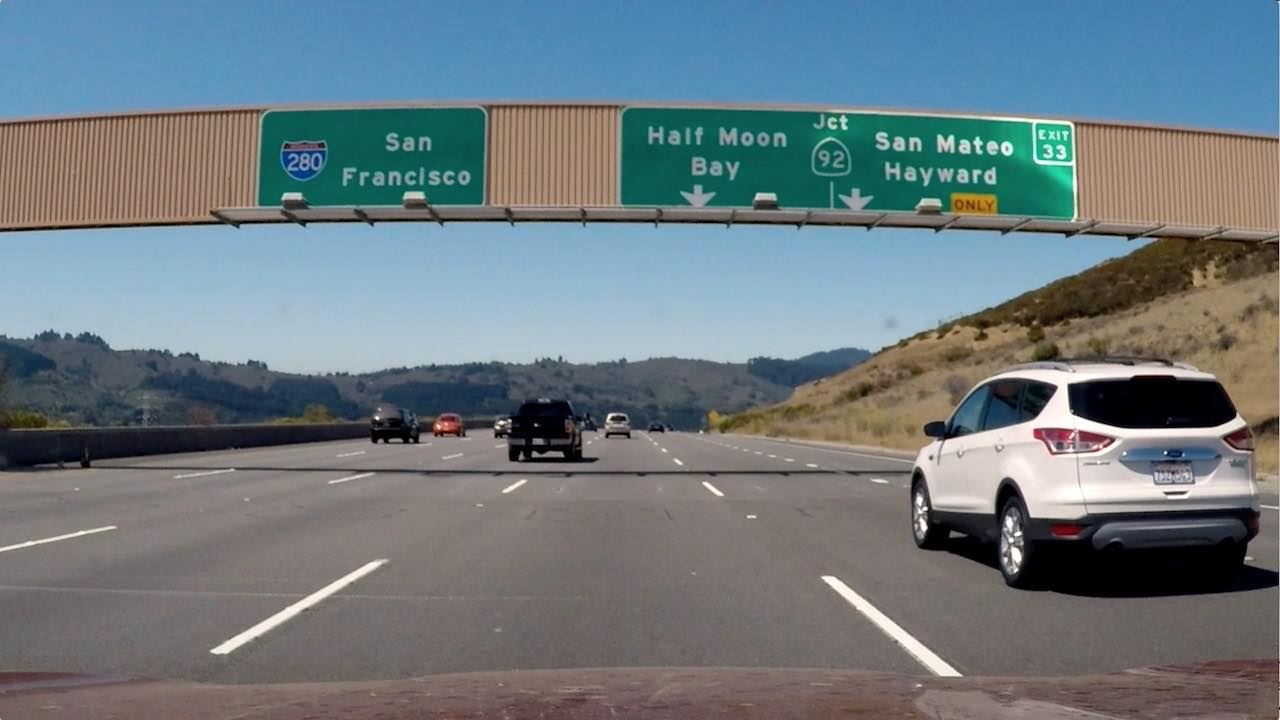
#> input picture signs_vehicles_xygrad.jpg, 1280 x 720 px
$ jupyter execute mynotebook.ipynb   (older library calls are emulated)
#> lines starting #> are read from the running program, lines starting #| are printed output that depends on the picture; after the words box and inside, x2 and y2 are one past the last pixel; in counts of white or black regions, pixels touching at a corner belong together
### My Notebook

[cell 1]
# imports
import numpy as np
import cv2
import matplotlib.pyplot as plt
import matplotlib.image as mpimg
import pickle

[cell 2]
def abs_sobel_thresh(img, orient='x', thresh_min=0, thresh_max=255):
    # Convert to grayscale
    gray = cv2.cvtColor(img, cv2.COLOR_RGB2GRAY)
    # Apply x or y gradient with the OpenCV Sobel() function
    # and take the absolute value
    if orient == 'x':
        abs_sobel = np.absolute(cv2.Sobel(gray, cv2.CV_64F, 1, 0))
    if orient == 'y':
        abs_sobel = np.absolute(cv2.Sobel(gray, cv2.CV_64F, 0, 1))
    # Rescale back to 8 bit integer
    scaled_sobel = np.uint8(255*abs_sobel/np.max(abs_sobel))
    # Create a copy and apply the threshold
    binary_output = np.zeros_like(scaled_sobel)
    # Here I'm using inclusive (>=, <=) thresholds, but exclusive is ok too
    binary_output[(scaled_sobel >= thresh_min) & (scaled_sobel <= thresh_max)] = 1

    # Return the result
    return binary_output

def mag_thresh(img, sobel_kernel=3, mag_thresh=(0, 255)):
    # Convert to grayscale
    gray = cv2.cvtColor(img, cv2.COLOR_RGB2GRAY)
    # Take both Sobel x and y gradients
    sobelx = cv2.Sobel(gray, cv2.CV_64F, 1, 0, ksize=sobel_kernel)
    sobely = cv2.Sobel(gray, cv2.CV_64F, 0, 1, ksize=sobel_kernel)
    # Calculate the gradient magnitude
    gradmag = np.sqrt(sobelx**2 + sobely**2)
    # Rescale to 8 bit
    scale_factor = np.max(gradmag)/255
    gradmag = (gradmag/scale_factor).astype(np.uint8)
    # Create a binary image of ones where threshold is met, zeros otherwise
    binary_output = np.zeros_like(gradmag)
    binary_output[(gradmag >= mag_thresh[0]) & (gradmag <= mag_thresh[1])] = 1

    # Return the binary image
    return binary_output

def dir_threshold(img, sobel_kernel=3, thresh=(0, np.pi/2)):
    # Grayscale
    gray = cv2.cvtColor(img, cv2.COLOR_RGB2GRAY)
    # Calculate the x and y gradients
    sobelx = cv2.Sobel(gray, cv2.CV_64F, 1, 0, ksize=sobel_kernel)
    sobely = cv2.Sobel(gray, cv2.CV_64F, 0, 1, ksize=sobel_kernel)
    # Take the absolute value of the gradient direction,
    # apply a threshold, and create a binary image result
    absgraddir = np.arctan2(np.absolute(sobely), np.absolute(sobelx))
    binary_output =  np.zeros_like(absgraddir)
    binary_output[(absgraddir >= thresh[0]) & (absgraddir <= thresh[1])] = 1

    # Return the binary image
    return binary_output

[cell 3]
image = mpimg.imread('signs_vehicles_xygrad.jpg')
#> image is the input picture: shape (720, 1280, 3); mean R, G, B 109.2, 121.6, 127.4

[cell 4]
# Run the function
xgrad_binary = abs_sobel_thresh(image, orient='x', thresh_min=20, thresh_max=100)
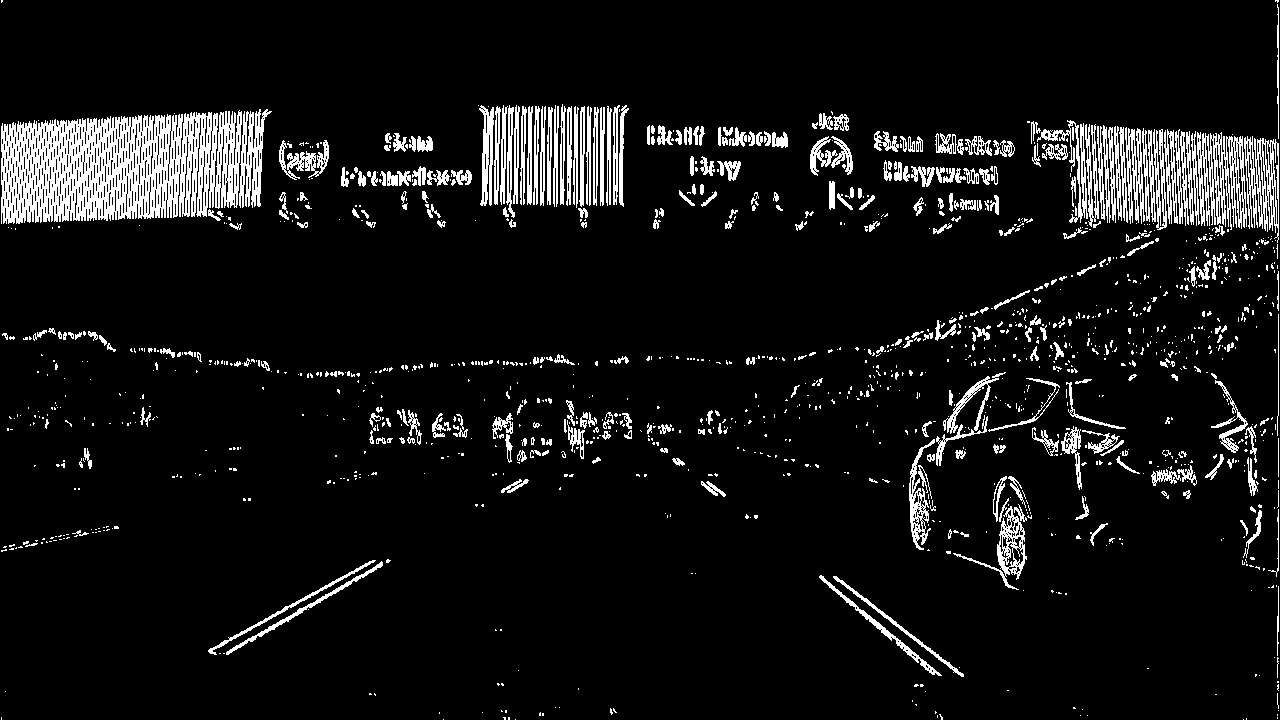
#> xgrad_binary: shape (720, 1280); values 0 (black) and 1 (white), 7.9% white; 1387 white regions (1044 under 20 px), largest, box (x1, y1, x2, y2) and area: (1, 110, 242, 224) 18705, (1197, 132, 1247, 230) 2648, (1244, 136, 1279, 243) 1818
ygrad_binary = abs_sobel_thresh(image, orient='y', thresh_min=20, thresh_max=100)
#> ygrad_binary: shape (720, 1280); values 0 (black) and 1 (white), 8.1% white; 1364 white regions (1031 under 20 px), largest, box (x1, y1, x2, y2) and area: (0, 103, 1280, 145) 6512, (0, 460, 930, 494) 6184, (811, 194, 1280, 247) 4621
mag_binary = mag_thresh(image, sobel_kernel=3, mag_thresh=(30, 100))
#> in mag_thresh, `gradmag = np.sqrt(sobelx**2 + sobely**2)`:
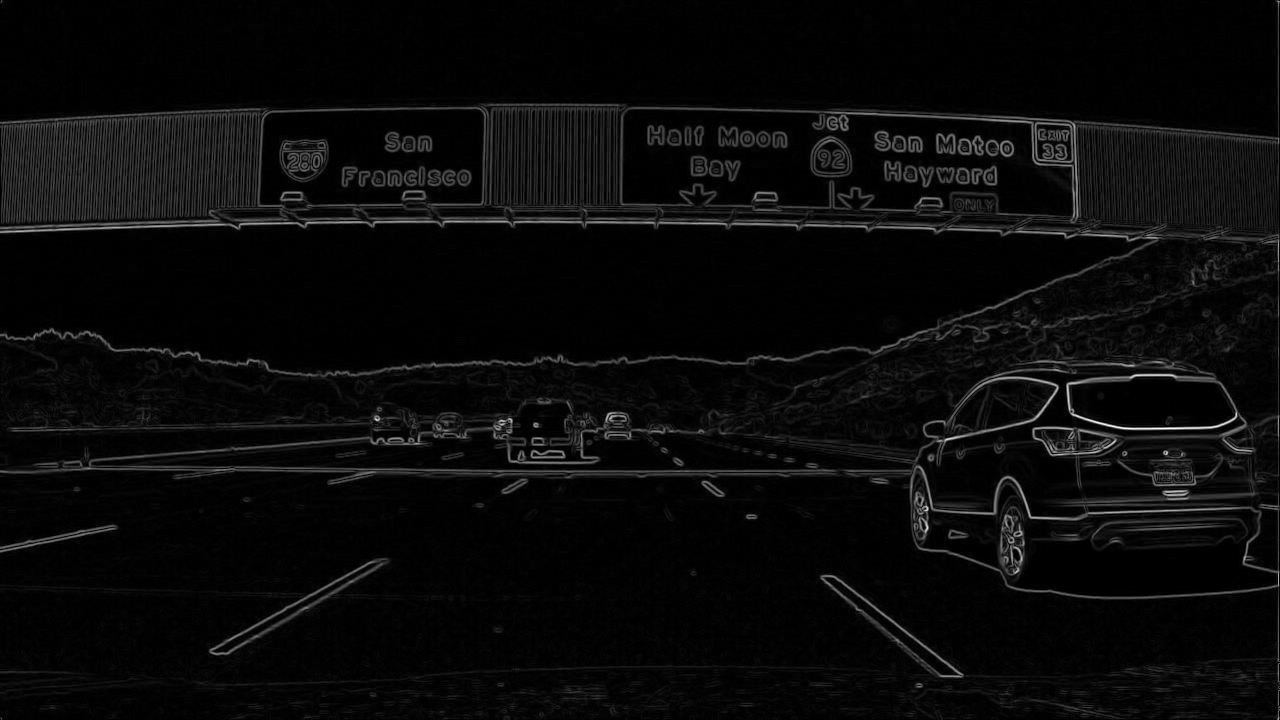
#> gradmag: shape (720, 1280) float64; min 0, max 924, mean 37.5; drawn with min black and max white
#> in mag_thresh, `scale_factor = np.max(gradmag)/255`: scale_factor = 3.62
#> mag_binary: shape (720, 1280); values 0 (black) and 1 (white), 9.8% white in thin lines or dots
dir_binary = dir_threshold(image, sobel_kernel=15, thresh=(0.7, 1.3))
#> dir_binary: shape (720, 1280) float64; values 0 (black) and 1 (white), 33.8% white in thin lines or dots
# Plot the result
f, ((ax1, ax2), (ax3, ax4)) = plt.subplots(2, 2, figsize=(24, 9))
f.tight_layout()
ax1.imshow(image)
ax1.set_title('Original Image', fontsize=12)
ax2.imshow(xgrad_binary, cmap='gray')
ax2.set_title('Thresholded Gradient', fontsize=12)
ax3.imshow(mag_binary, cmap='gray')
ax3.set_title('Thresholded Magnitude', fontsize=12)
ax4.imshow(dir_binary, cmap='gray')
ax4.set_title('Thresholded Grad. Dir.', fontsize=12)
plt.subplots_adjust(left=0., right=1, top=0.9, bottom=0.)

[cell 5]
combined = np.zeros_like(dir_binary)
combined[((xgrad_binary == 1) & (ygrad_binary == 1)) | ((mag_binary == 1) & (dir_binary == 1))] = 1
plt.imshow(combined, cmap='gray')
plt.show()

### Color spaces

[cell 6]
def hls_select(img, thresh=(0, 255)):
    hls = cv2.cvtColor(img, cv2.COLOR_RGB2HLS)
    s_channel = hls[:,:,2]
    binary_output = np.zeros_like(s_channel)
    binary_output[(s_channel > thresh[0]) & (s_channel <= thresh[1])] = 1
    return binary_output

[cell 7]
hls_binary = hls_select(image, thresh=(90, 255))
#> in hls_select, `hls = cv2.cvtColor(img, cv2.COLOR_RGB2HLS)`: hls: shape (720, 1280, 3); mean of channels 0, 1, 2 60.7, 118.8, 64.6
#> hls_binary: shape (720, 1280); values 0 (black) and 1 (white), 33.6% white; 569 white regions (466 under 20 px), largest, box (x1, y1, x2, y2) and area: (0, 0, 1280, 133) 135062, (0, 226, 1132, 315) 72522, (622, 109, 1077, 219) 36172

[cell 8]
f, (ax1, ax2) = plt.subplots(1, 2, figsize=(24, 9))
f.tight_layout()
ax1.imshow(image)
ax1.set_title('Original Image', fontsize=50)
ax2.imshow(hls_binary, cmap='gray')
ax2.set_title('Thresholded S', fontsize=50)
plt.subplots_adjust(left=0., right=1, top=0.9, bottom=0.)

[cell 9]
def pipeline(img, s_thresh=(170, 255), sx_thresh=(20, 100)):
    img = np.copy(img)
    # Convert to HLS color space and separate the V channel
    hls = cv2.cvtColor(img, cv2.COLOR_RGB2HLS).astype(np.float)
    l_channel = hls[:,:,1]
    s_channel = hls[:,:,2]
    # Sobel x
    sobelx = cv2.Sobel(l_channel, cv2.CV_64F, 1, 0) # Take the derivative in x
    abs_sobelx = np.absolute(sobelx) # Absolute x derivative to accentuate lines away from horizontal
    scaled_sobel = np.uint8(255*abs_sobelx/np.max(abs_sobelx))

    # Threshold x gradient
    sxbinary = np.zeros_like(scaled_sobel)
    sxbinary[(scaled_sobel >= sx_thresh[0]) & (scaled_sobel <= sx_thresh[1])] = 1

    # Threshold color channel
    s_binary = np.zeros_like(s_channel)
    s_binary[(s_channel >= s_thresh[0]) & (s_channel <= s_thresh[1])] = 1
    # Stack each channel
    # Note color_binary[:, :, 0] is all 0s, effectively an all black image. It might
    # be beneficial to replace this channel with something else.
    color_binary = np.dstack(( np.zeros_like(sxbinary), sxbinary, s_binary)) * 255
    combined_binary = np.zeros_like(sxbinary)
    combined_binary[(s_binary == 1) | (sxbinary == 1)] = 1

    return combined_binary

[cell 10]
image = mpimg.imread('test6.jpg')
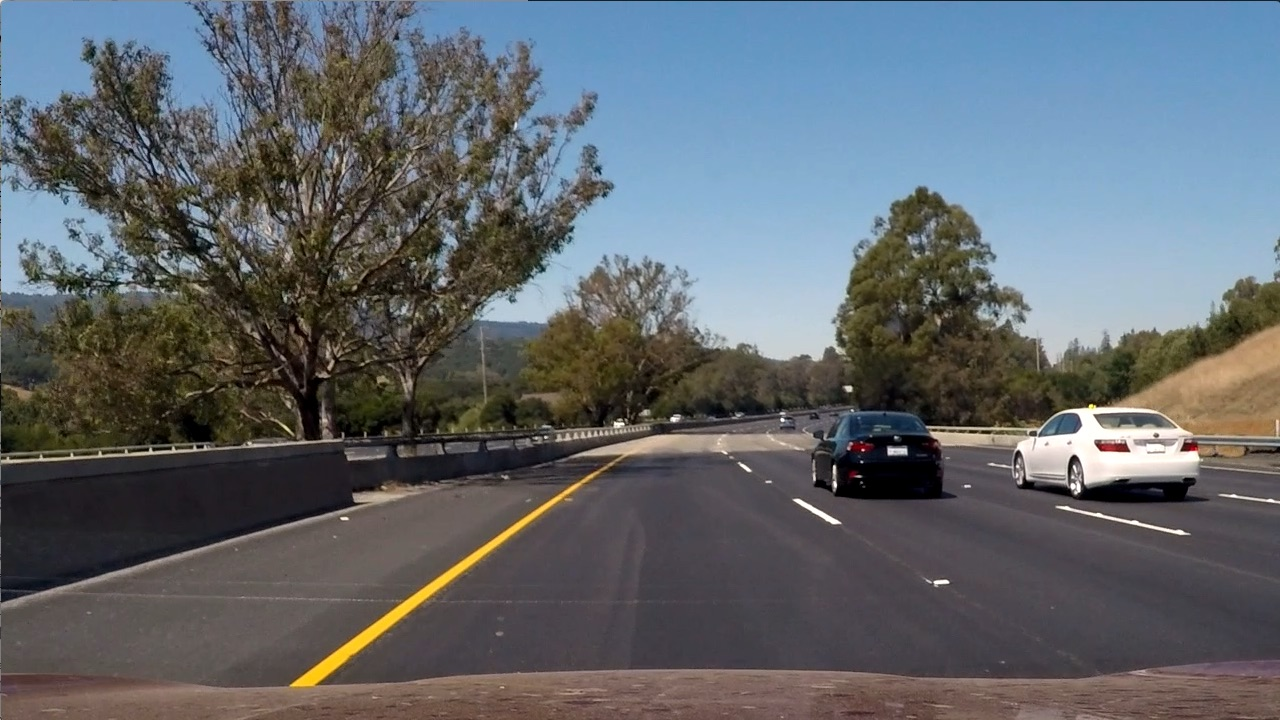
#> input picture test6.jpg, 1280 x 720 px
#> image is the input picture: shape (720, 1280, 3); mean R, G, B 97, 102.6, 107.9

[cell 11]
result = pipeline(image)
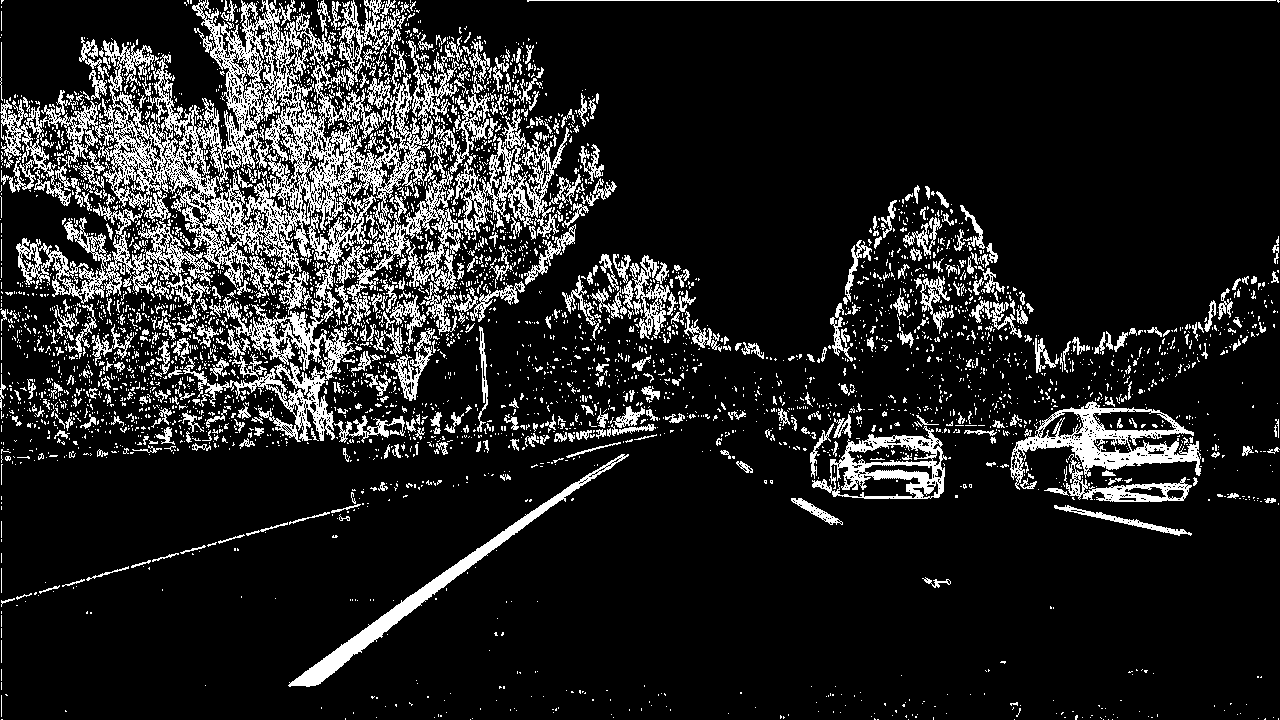
#> result: shape (720, 1280); values 0 (black) and 1 (white), 14% white in thin lines or dots

# Plot the result
f, (ax1, ax2) = plt.subplots(1, 2, figsize=(24, 9))
f.tight_layout()

ax1.imshow(image)
ax1.set_title('Original Image', fontsize=40)

ax2.imshow(result, cmap='gray')
ax2.set_title('Pipeline Result', fontsize=40)
plt.subplots_adjust(left=0., right=1, top=0.9, bottom=0.)
